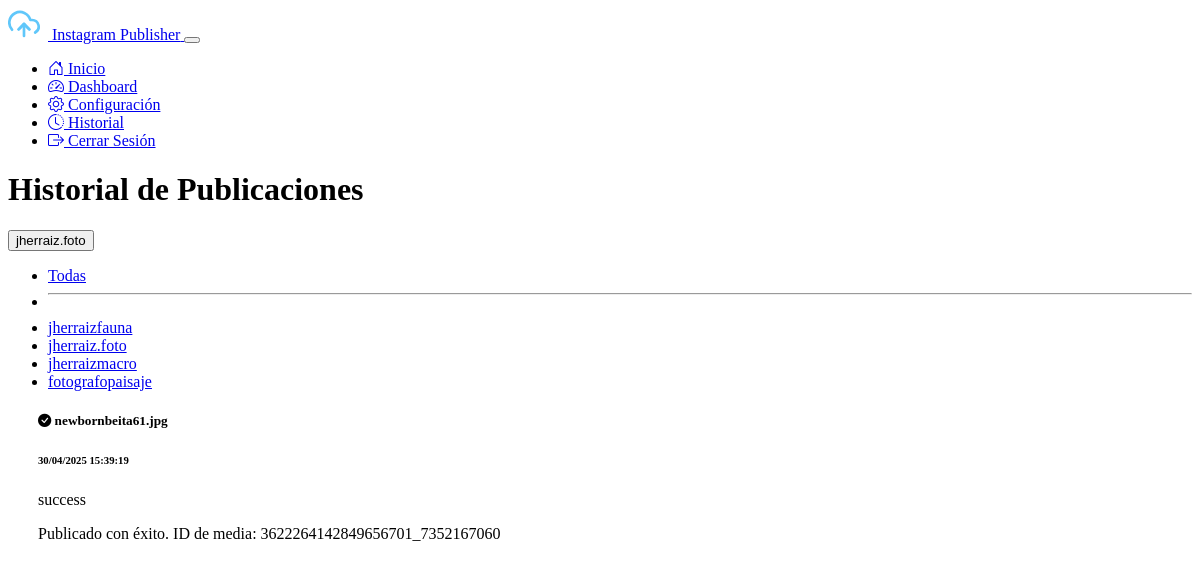
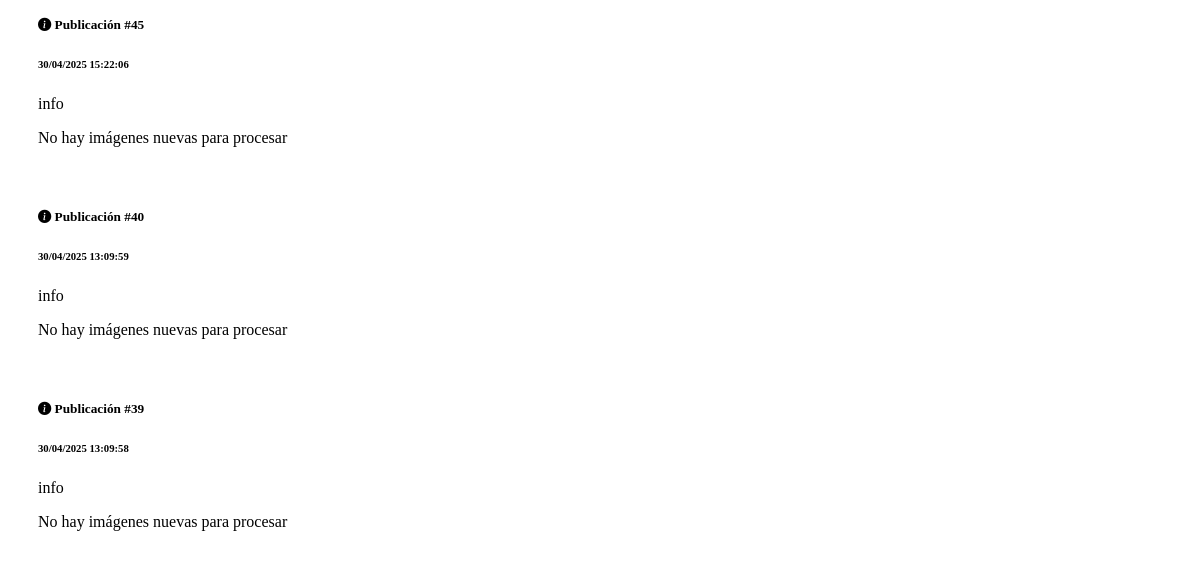
Before: /history?account_id=2 (signed in, upper part) with the older database file (2 pictures, top to bottom).
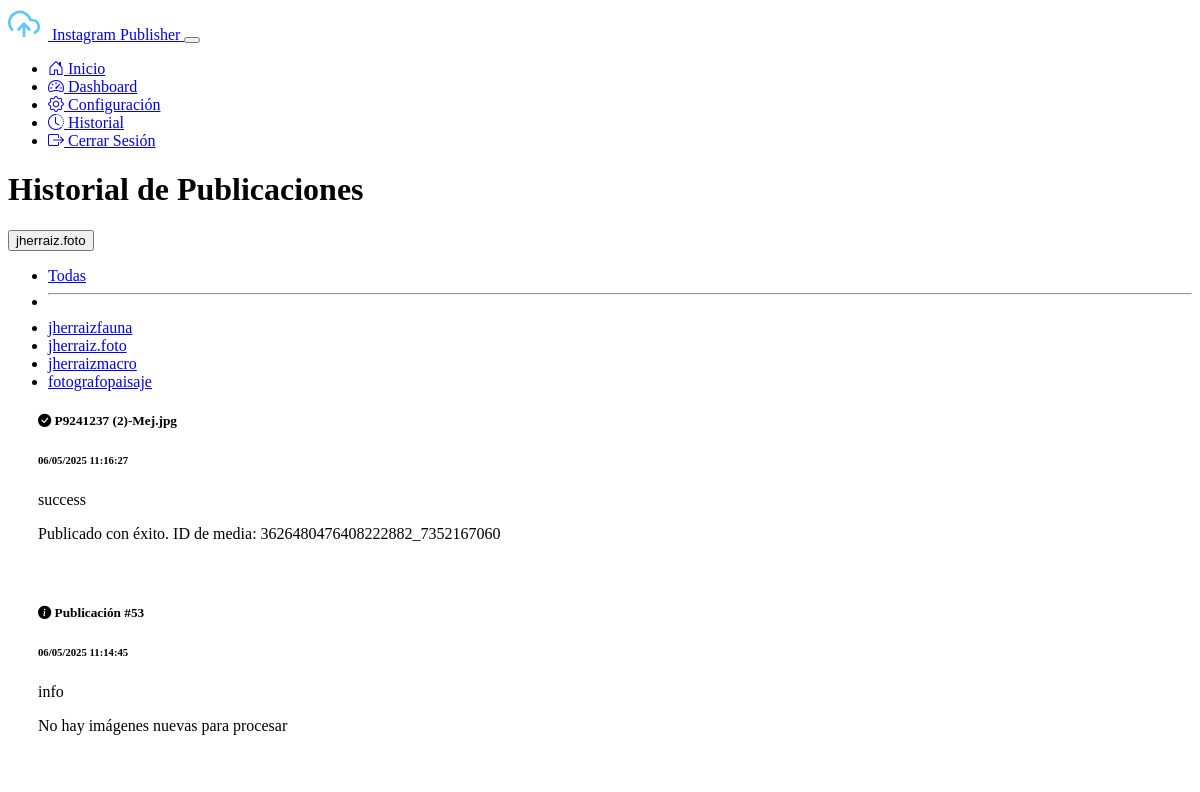
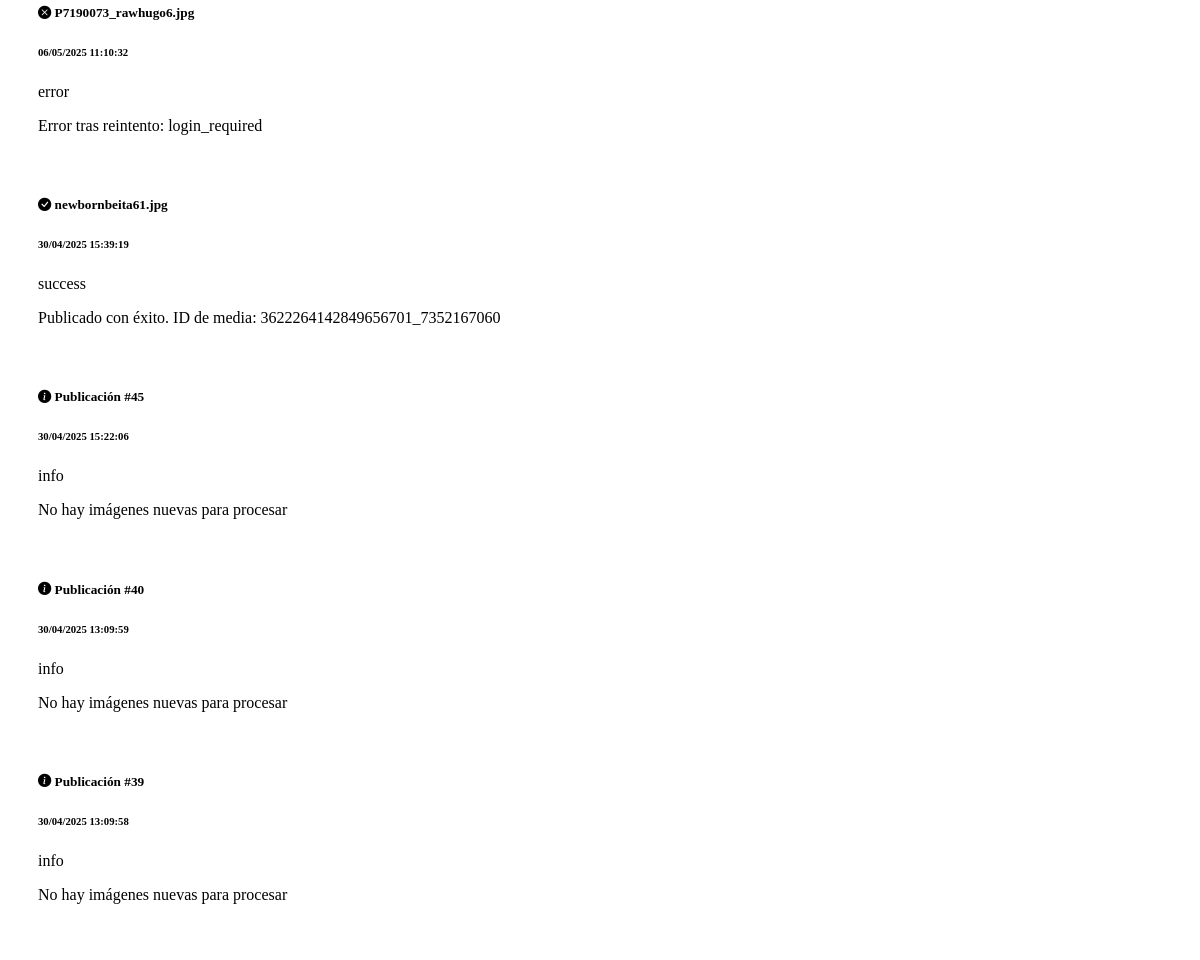
After: the same page with the newer database file (2 pictures, top to bottom).
### models.py (models this page shows)
class Account(db.Model):
    id = db.Column(db.Integer, primary_key=True)
    name = db.Column(db.String(100), nullable=False)
    instagram_username = db.Column(db.String(100), nullable=False)
    instagram_password = db.Column(db.String(100), nullable=False)
    google_credentials = db.Column(db.Text)
    folder_id = db.Column(db.String(100))
    gemini_api_key = db.Column(db.String(100))
    created_at = db.Column(db.DateTime, default=datetime.utcnow)
    updated_at = db.Column(db.DateTime, default=datetime.utcnow, onupdate=datetime.utcnow)
    publications = db.relationship('PublicationHistory', backref='account', lazy=True)
    gemini_prompt = db.Column(db.Text, default="Describe la imagen que te envío con un texto continuo ideal para un pie de foto en Instagram. Identifica la especie del ave y proporciona detalles sobre su aspecto, hábitat y distribución, manteniendo un tono natural, atractivo y animado. Incluye emojis y hashtags adecuados para resaltar la belleza de la naturaleza y la fotografía de aves. Con enfoque en la fotografía. Responde únicamente con el texto solicitado, sin añadir introducciones ni comentarios adicionales.")
    morning_post = db.Column(db.Boolean, default=True)
    morning_time = db.Column(db.String(5), default="08:00")
    afternoon_post = db.Column(db.Boolean, default=True)
    afternoon_time = db.Column(db.String(5), default="15:00")
    evening_post = db.Column(db.Boolean, default=True)
    evening_time = db.Column(db.String(5), default="22:00")

class PublicationHistory(db.Model):
    id = db.Column(db.Integer, primary_key=True)
    account_id = db.Column(db.Integer, db.ForeignKey('account.id'), nullable=False)
    timestamp = db.Column(db.DateTime, default=datetime.utcnow)
    status = db.Column(db.String(20))
    details = db.Column(db.Text)
    image_name = db.Column(db.String(255), nullable=True)

### app.py (the view)
@app.route('/history')
@login_required
def history():
    account_id = request.args.get('account_id', type=int)
    if account_id:
        account = Account.query.get_or_404(account_id)
        publications = PublicationHistory.query.filter_by(account_id=account_id).order_by(PublicationHistory.timestamp.desc()).all()
        return render_template('history.html', publications=publications, account=account, accounts=Account.query.all())
    else:
        publications = PublicationHistory.query.order_by(PublicationHistory.timestamp.desc()).all()
        return render_template('history.html', publications=publications, account=None, accounts=Account.query.all())

### app.py (called while the page is built)
@login_manager.user_loader
def load_user(user_id):
    return User.query.get(int(user_id))

### templates/history.html (shortened to what this page needs)
{% extends 'base.html' %}
{% block content %}
<div class="container">
    <div class="d-flex justify-content-between align-items-center mb-4">
        <h1>Historial de Publicaciones</h1>
        <div class="dropdown">
            <button class="btn btn-outline-secondary dropdown-toggle" type="button" id="accountFilterDropdown" data-bs-toggle="dropdown" aria-expanded="false">
                {% if account %}
                {{ account.name }}
                {% else %}
                Todas las cuentas
                {% endif %}
            </button>
            <ul class="dropdown-menu" aria-labelledby="accountFilterDropdown">
                <li><a class="dropdown-item" href="{{ url_for('history') }}">Todas</a></li>
                <li><hr class="dropdown-divider"></li>
                {% for acc in accounts %}
                <li><a class="dropdown-item" href="{{ url_for('history', account_id=acc.id) }}">{{ acc.name }}</a></li>
                {% endfor %}
            </ul>
        </div>
    </div>
    {% if publications %}
    <div class="row">
        <div class="col-md-12">
            <div class="card">
                <div class="card-body">
                    <div class="timeline">
                        {% for pub in publications %}
                        <div class="timeline-item {{ pub.status }}">
                            <div class="card mb-3 history-item {{ pub.status }}">
                                <div class="card-body">
                                    <div class="d-flex justify-content-between align-items-start">
                                        <div>
                                            <h5 class="card-title mb-1">
                                                {% if pub.status == 'success' %}
                                                <i class="bi bi-check-circle-fill text-success"></i>
                                                {% elif pub.status == 'error' %}
                                                <i class="bi bi-x-circle-fill text-danger"></i>
                                                {% else %}
                                                <i class="bi bi-info-circle-fill text-info"></i>
                                                {% endif %}
                                                {% if pub.image_name %}
                                                {{ pub.image_name }}
                                                {% else %}
                                                Publicación #{{ pub.id }}
                                                {% endif %}
                                            </h5>
                                            <h6 class="card-subtitle text-muted mb-2">
                                                {{ pub.timestamp.strftime('%d/%m/%Y %H:%M:%S') }}
                                            </h6>
                                        </div>
                                        <span class="badge {% if pub.status == 'success' %}bg-success{% elif pub.status == 'error' %}bg-danger{% else %}bg-info{% endif %}">
                                            {{ pub.status }}
                                        </span>
                                    </div>
                                    <p class="card-text">
                                        {% if pub.details %}
                                        {{ pub.details }}
                                        {% else %}
                                        <em>No hay detalles disponibles</em>
                                        {% endif %}
                                    </p>
                                </div>
                            </div>
                        </div>
                        {% endfor %}
                    </div>
                </div>
            </div>
        </div>
    </div>
    {% else %}
    <div class="alert alert-info">
        <h5>No hay publicaciones en el historial</h5>
        <p>Aún no se han realizado publicaciones{% if account %} para esta cuenta{% endif %}.</p>
    </div>
    {% endif %}
</div>
{% endblock %}

### templates/base.html (shortened to what this page needs)
<!DOCTYPE html>
<html lang="es" data-bs-theme="dark">
<head>
    <link href="https://cdn.replit.com/agent/bootstrap-agent-dark-theme.min.css" rel="stylesheet">
    <link rel="stylesheet" href="https://cdn.jsdelivr.net/npm/bootstrap-icons@1.11.1/font/bootstrap-icons.css">
    <link rel="stylesheet" href="{{ url_for('static', filename='css/custom.css') }}">
</head>
<body>
    <nav class="navbar navbar-expand-lg navbar-dark bg-dark">
        <div class="container">
            <a class="navbar-brand d-flex align-items-center" href="{{ url_for('index') }}">
                <img src="{{ url_for('static', filename='icons/logo.svg') }}" alt="Logo" class="app-logo">
                <span>Instagram Publisher</span>
            </a>
            <button class="navbar-toggler" type="button" data-bs-toggle="collapse" data-bs-target="#navbarNav" aria-controls="navbarNav" aria-expanded="false" aria-label="Toggle navigation">
            </button>
            <div class="collapse navbar-collapse" id="navbarNav">
                <ul class="navbar-nav ms-auto">
                    <li class="nav-item">
                        <a class="nav-link {% if request.path == url_for('index') %}active{% endif %}" href="{{ url_for('index') }}">
                            <i class="bi bi-house-door"></i> Inicio
                        </a>
                    </li>
                    {% if current_user.is_authenticated %}
                    <li class="nav-item">
                        <a class="nav-link {% if request.path == url_for('dashboard') %}active{% endif %}" href="{{ url_for('dashboard') }}">
                            <i class="bi bi-speedometer2"></i> Dashboard
                        </a>
                    </li>
                    <li class="nav-item">
                        <a class="nav-link {% if request.path == url_for('config') %}active{% endif %}" href="{{ url_for('config') }}">
                            <i class="bi bi-gear"></i> Configuración
                        </a>
                    </li>
                    <li class="nav-item">
                        <a class="nav-link {% if request.path.startswith('/history') %}active{% endif %}" href="{{ url_for('history') }}">
                            <i class="bi bi-clock-history"></i> Historial
                        </a>
                    </li>
                    <li class="nav-item">
                        <a class="nav-link" href="{{ url_for('logout') }}">
                            <i class="bi bi-box-arrow-right"></i> Cerrar Sesión
                        </a>
                    </li>
                    {% else %}
                    <li class="nav-item">
                        <a class="nav-link {% if request.path == url_for('login') %}active{% endif %}" href="{{ url_for('login') }}">
                            <i class="bi bi-person"></i> Login
                        </a>
                    </li>
                    {% endif %}
                </ul>
            </div>
        </div>
    </nav>
    <main class="py-4">
        {% block content %}{% endblock %}
    </main>
</body>
</html>

### static/css/custom.css (style rules this page uses)
.history-item { border-left: 3px solid var(--bs-secondary); transition: all 0.2s ease; }
.history-item.success { border-left-color: var(--bs-success); }
.history-item.error { border-left-color: var(--bs-danger); }
.history-item.info { border-left-color: var(--bs-info); }
.app-logo { width: 32px; height: 32px; margin-right: 8px; }
.timeline { position: relative; padding-left: 30px; }
.timeline::before { content: ''; position: absolute; left: 0; top: 0; height: 100%; width: 2px; background-color: var(--bs-secondary); }
.timeline-item { position: relative; padding-bottom: 1.5rem; }
.timeline-item::before { content: ''; position: absolute; left: -35px; top: 0; width: 10px; height: 10px; border-radius: 50%; background-color: var(--bs-secondary); }
.timeline-item.success::before { background-color: var(--bs-success); }
.timeline-item.error::before { background-color: var(--bs-danger); }
.timeline-item.info::before { background-color: var(--bs-info); }

Changed rows visible on the page:
added PublicationHistory: image_name "P9241237 (2)-Mej.jpg", timestamp "06/05/2025 11:16:27", status "success", details "Publicado con éxito. ID de media: 3626480476408222882_7352167060"
added PublicationHistory: id "53", timestamp "06/05/2025 11:14:45", status "info", details "No hay imágenes nuevas para procesar"
added PublicationHistory: image_name "P7190073_rawhugo6.jpg", timestamp "06/05/2025 11:10:32", status "error", details "Error tras reintento: login_required"
